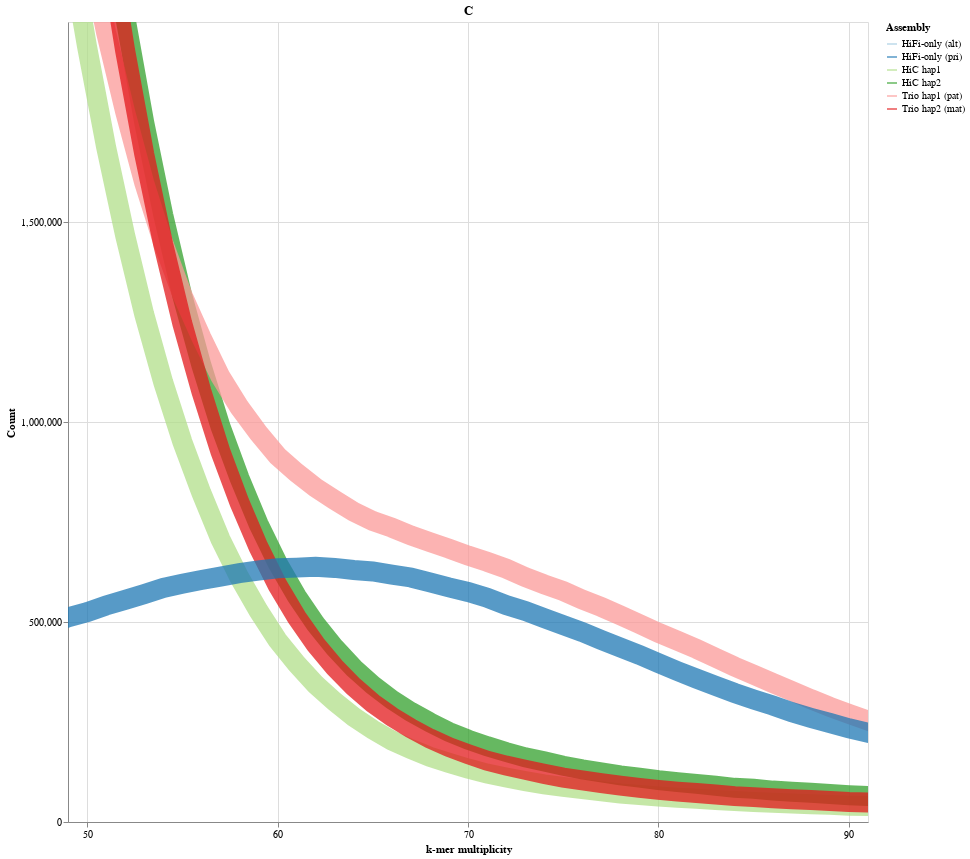

Notebook code cell kept with this figure:
### Code cell
panel_c = line_plot(all_readonly,modes_linelle,colors_linelle,'C')
panel_c

### Figure 1 — Vega-Lite specification as saved in the notebook (floating-point values rounded to 4 significant figures; data arrays with more than 128 entries replaced by an {"elided": "..."} marker saying what was removed)
{"config": {"view": {"continuousWidth": 400, "continuousHeight": 300}}, "data": {"name": "data-7968fe9784ffc55a553f4a8871e77eed"}, "mark": {"type": "line", "clip": true, "opacity": 0.75, "strokeWidth": 20}, "encoding": {"color": {"field": "Assembly", "scale": {"domain": ["HiFi-only (alt)", "HiFi-only (pri)", "HiC hap1", "HiC hap2", "Trio hap1 (pat)", "Trio hap2 (mat)"], "range": ["#a6cee3", "#1f78b4", "#b2df8a", "#33a02c", "#fb9a99", "#e31a1c"]}, "type": "nominal"}, "x": {"axis": {"values": [50, 60, 70, 80, 90]}, "field": "kmer_multiplicity", "scale": {"domain": [49, 91]}, "title": "k-mer multiplicity", "type": "quantitative"}, "y": {"axis": {"values": [0, 500000, 1000000, 1500000]}, "field": "Count", "scale": {"domain": [0, 2000000]}, "title": "Count", "type": "quantitative"}}, "height": 800, "title": "C", "width": 800, "$schema": "https://vega.github.io/schema/vega-lite/v4.17.0.json", "datasets": {"data-7968fe9784ffc55a553f4a8871e77eed": {"elided": "655 records"}}}
